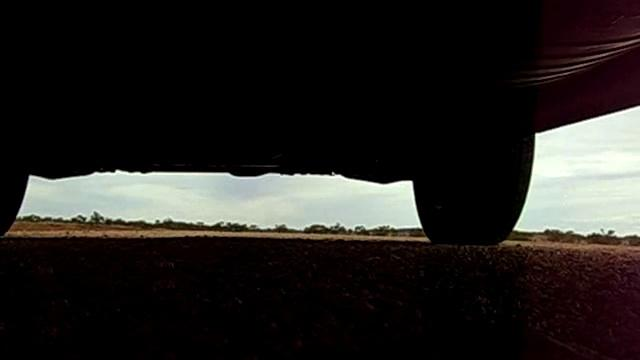
#> input picture Testing Data/uniformLabel.jpg, 640 x 360 px
$ python uniformFrames.py
#> lines starting #> are read from the running program, lines starting #| are printed output that depends on the picture; long printed decimals are rounded
import cv2
import numpy as np
from matplotlib import pyplot as plt

#Constant Definition
Y = 0.2

#Image import
img = cv2.imread('../Testing Data/uniformLabel.jpg')
#> img is the input picture: shape (360, 640, 3); mean B, G, R 32.3, 34.6, 37

#Convert image to gray & Convert to float32
gray_image =  np.float32(cv2.cvtColor(img, cv2.COLOR_BGR2GRAY))
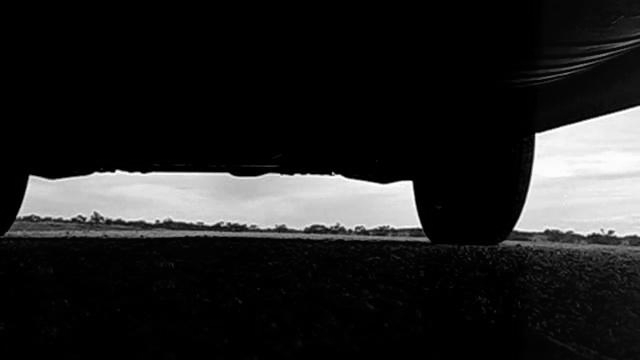
#> gray_image: shape (360, 640) float32; min 0, max 255, mean 35.1

#128-bin histogram -> flatten into 1D array -> normalize
#To get the max range of values use: np.ptp(gray_image)
hist = (cv2.calcHist([gray_image],[0],None,[127],[0.0,255.0]).flatten())/ 255.0
#> hist = 127 values, max 571.9 at index 0, min 0.0627 at index 78, mean 7.11

#Sort in descending order
hist[::-1].sort()

#Create ratio of each value with respect to hist
ratios = np.divide(hist, np.sum(hist))
#> ratios = 127 values, max 0.633 at index 0, min 6.94e-05 at index 126, mean 0.00787

#Compute U coefficient - sum of top 5th percentile
U = 1 - np.sum(ratios[0:int(np.floor(0.05 * 128))])
#> U = 0.233

#Compare U value to empirically determined Y
if (U < Y):
    print("Frame is classified as uniform.")
print("Computed U Value: " + str(U))
#| Computed U Value: 0.2329
